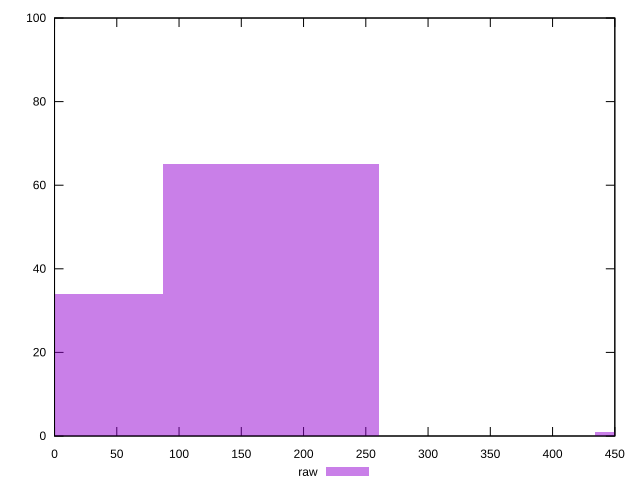

This chart was generated by the following gnuplot code:
reset

$raw <<EOF
0 34
173.52453464692033 65
520.573603940761 1
EOF

set key outside below
set boxwidth 173.52453464692033
set xrange [0:450]
set yrange [0:100]
set trange [0:100]
set style fill transparent solid 0.5 noborder
set terminal svg size 640, 490 enhanced background rgb 'white'
set output "report_00016_2021-02-10T13-31-48.338Z/uses-http2/samples/pages+cached+noadtech/raw/histogram.svg"

plot $raw title "raw" with boxes

reset
